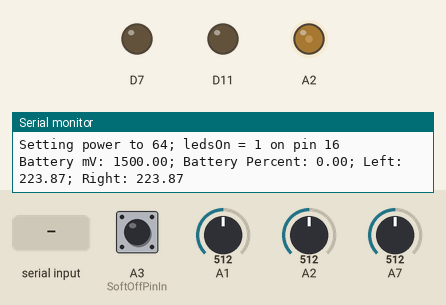
Simulated run of this sketch. Board: nRF52 board. Shown: output pins drawn as LEDs (lit = HIGH), the last lines printed to the serial monitor. Inputs (shaded band) come from the test bench; at power-on: A3 (SoftOffPinIn) HIGH, A1 = 512, A2 = 512, A7 = 512 (analog values on the 0–1023 scale). A phone connects over Bluetooth LE 3 s after start.

Above: at 1.4 s.
1.5 s: "90,45\n" received over Serial
At 3.2 s:
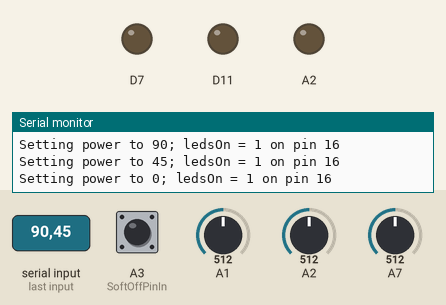
4.0 s: "B" received over the second serial link
At 4.4 s:
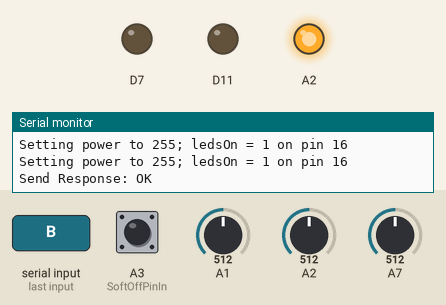
5.5 s: "30,150\n" received over Serial
At 6.3 s:
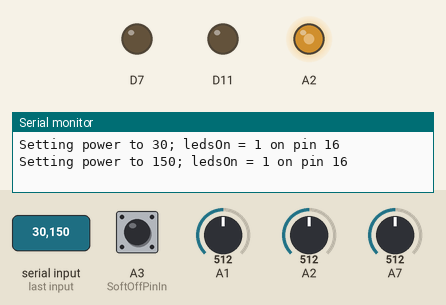
8.0 s: A3 (SoftOffPinIn) pulled LOW for 0.15 s
9.6 s: A3 (SoftOffPinIn) pulled LOW for 1 s
At 11.0 s:
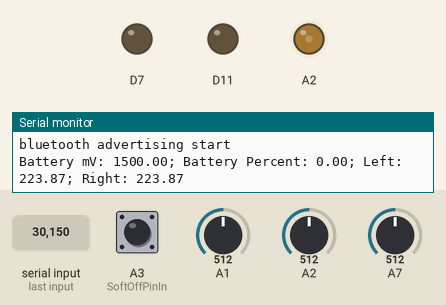
12.1 s: A3 (SoftOffPinIn) pulled LOW for 3.2 s
At 12.9 s:
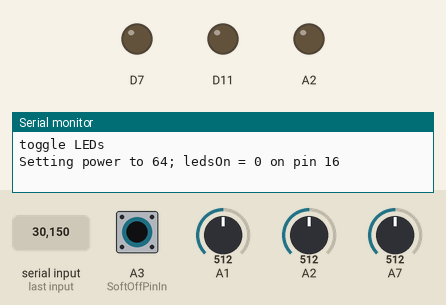
Timing chart, 0 to 15.1 s (numbered marks = the images above; inputs shaded):
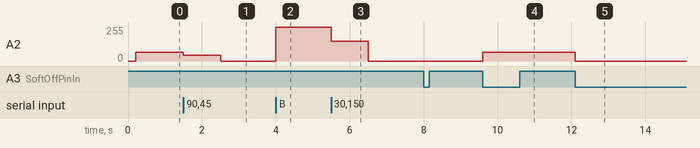

The sketch:

Annolight.arduino.ino
```cpp
#include <Arduino.h>
#include <bluefruit.h>

#include "Battery.h"
#include "GA1A12S202.h"
#include "LED.h"


/* ~~~~~~~~~~~~~~~~~~~
 * LEDS
 * ~~~~~~~~~~~~~~~~~~~
 */
LED *WhiteLEDs;
LED *RedLEDs;
LED *GreenLEDs;
LED *BlueLEDs;

/* ~~~~~~~~~~~~~~~~~~~
 * SENSOR/BATTERY
 * ~~~~~~~~~~~~~~~~~~~
 */
#define ANALOG_READ_MAX 4096 // 12-bit analog reads systemwide
#define ANALOG_READ_REF_MV 3000.0 // 3.0v internal analog reference
GA1A12S202 *LeftLightSensor;
GA1A12S202 *RightLightSensor;

Battery *Battery1;

/* ~~~~~~~~~~~~~~~~~~~
 * SOFTOFF/TOGGLE
 * ~~~~~~~~~~~~~~~~~~~
 */
unsigned long lastButt = millis();
unsigned long const debounceDelayMs = 100;
bool startAdvertisingToggle = false;
int SoftOffPinIn = A3;

/*
 * Toggle the status of the white LEDs. The RGB indicator LEDs are left alone
 * since they indicate that something needs attention. If we're turning the
 * white LEDs on again, start BT advertising as well (but don't call 'start'
 * here, you apparently can't do BT stuff from an interrupt handler.)
 */
void onSoftoffButton() {
  unsigned long now = millis();
  if ((now - lastButt) > debounceDelayMs) {
    if (Serial) Serial.println("toggle LEDs");
    lastButt = now;
    WhiteLEDs->toggle();
    if (WhiteLEDs->isOn()) {
      // Start advertising if the light was just turned on. Easier to do than
      // trying to create a "dual purpose" button with long presses, &c
      startAdvertisingToggle = true;
      // If the light was just turned on but there's not enough power to really
      // show that it's on, set a reasonable brightness
      if (WhiteLEDs->getPerceivedPower() < 5) {
        WhiteLEDs->setPerceivedPower(64);
      }
    }
  }
}

/* ~~~~~~~~~~~~~~~~~~~
 * BLUETOOTH
 * ~~~~~~~~~~~~~~~~~~~
 */
#define BLUETOOTH_NAME "Annolight"
#define MANUFACTURER_ID 0x0059
// 27fdf34a-5d09-4f85-9a03-6fba63f1a41c
uint8_t beaconUuid[16] = {
  0x27, 0xfd, 0xf3, 0x4a, 0x5d, 0x09, 0x4f, 0x85,
  0x9a, 0x03, 0x6f, 0xba, 0x63, 0xf1, 0xa4, 0x1c
};

BLEDis    bledis;  // Discovery service
BLEUart   bleuart; // Peripheral uart service handles commands from the client
BLEBas    blebas;  // Peripheral battery service
BLEBeacon beacon(beaconUuid, 0x0001, 0x0000, -54);

void onBluetoothConnect(uint16_t conn_handle) {
  char central_name[32] = { 0 };
  Bluefruit.Gap.getPeerName(conn_handle, central_name, sizeof(central_name));
  BlueLEDs->setPerceivedPower(16);
  BlueLEDs->on();
  if (Serial) {
    Serial.printf("Connected to %s\n", central_name);
    Serial.printf("%s\n", central_name);
  }
}

void onBluetoothDisconnect(uint16_t conn_handle, uint8_t reason) {
  BlueLEDs->off();
  if (Serial) Serial.println("bluetooth disconnect");
}

void onAdvertiseStop(void) {
  if (Serial) Serial.println("bluetooth advertising stop");
}

void advertiseStart(void) {
  if (startAdvertisingToggle) {
    if (Serial) Serial.println("unset startAdvertisingToggle");
    startAdvertisingToggle = false;
  }

  if (Bluefruit.Advertising.isRunning()) {
    if (Serial) Serial.println("already advertising");
    return;
  }

  if (Serial) Serial.println("bluetooth advertising start");
//  Bluefruit.Advertising.start(0); // 0 = Don't stop advertising
}

void onBleUartReceive() {
  if (bleuart.notifyEnabled()) {
    int command = bleuart.read();

    switch (command) {
      case 'B': {   // Set Brightness
          commandSetBrightness();
          break;
      }

      case 'L': {  // Toggle light sensors
          commandToggleLightSensors();
          break;
      }

      case 'F': {  // Shut off the white LEDs
          commandOff();
          break;
      }

      case 'N': {  // Turn on the white LEDs
          commandOn();
          break;
      }

      case 'P': {  // PARTY MODE!!
          commandPartyMode();
          break;
      }
    }
  }
}

/* ~~~~~~~~~~~~~~~~~~~
 * SETUP()
 * ~~~~~~~~~~~~~~~~~~~
 */
void setup() {
  Serial.begin(115200);
  analogReference(AR_INTERNAL_3_0);
  analogReadResolution(12);

//  PSELP=0


  // Let the ADC settle
  delay(100);

  WhiteLEDs = new LED(16, 64, false);
  RedLEDs   = new LED(15, 64, false);
  GreenLEDs = new LED(7,  64, false);
  BlueLEDs  = new LED(11, 64, false);

  Battery1 = new Battery(A7, ANALOG_READ_REF_MV, ANALOG_READ_MAX);
  LeftLightSensor  = new GA1A12S202(A1, GA1A12S202_LOG_LUX_MAX, ANALOG_READ_MAX);
  RightLightSensor = new GA1A12S202(A2, GA1A12S202_LOG_LUX_MAX, ANALOG_READ_MAX);

  // ~~~~~~~~~ BLUETOOTH SETUP ~~~~~~~~~ //
  Serial.println("bluetooth setup");
  BlueLEDs->setPerceivedPower(64);
  BlueLEDs->on();
  Bluefruit.begin();
  Bluefruit.autoConnLed(false);
  Bluefruit.setTxPower(0); // Set max power. Accepted values are: -40, -30, -20, -16, -12, -8, -4, 0, 4
  Bluefruit.setName(BLUETOOTH_NAME);
  Bluefruit.ScanResponse.addName();

  // Callbacks for Peripheral
  Bluefruit.setConnectCallback(onBluetoothConnect);
  Bluefruit.setDisconnectCallback(onBluetoothDisconnect);

  // Configure and Start Device Information Service
  bledis.setManufacturer("Adafruit Industries");
  bledis.setModel("Bluefruit Feather52");
  bledis.begin();

  // Bluetooth UART service config
  bleuart.begin();
  bleuart.setRxCallback(onBleUartReceive);

  // Start BLE Battery Service
  blebas.begin();
  Battery1->update();
  blebas.write(floor(Battery1->percent() + 0.5));

  // Bluetooth advertising config
  Bluefruit.Advertising.addFlags(BLE_GAP_ADV_FLAGS_LE_ONLY_GENERAL_DISC_MODE);
  Bluefruit.Advertising.addTxPower();
  Bluefruit.Advertising.addName();
  Bluefruit.Advertising.setStopCallback(onAdvertiseStop);
  Bluefruit.Advertising.restartOnDisconnect(true);
  Bluefruit.Advertising.setInterval(32, 244);    // in unit of 0.625 ms
  Bluefruit.Advertising.setFastTimeout(30);      // number of seconds in fast mode
  Bluefruit.Advertising.addService(bleuart);
  beacon.setManufacturer(MANUFACTURER_ID);
  Bluefruit.Advertising.setBeacon(beacon);

  // Start advertising on startup
  advertiseStart();

  Serial.println("bluetooth setup done");
  BlueLEDs->off();

  // For some reason this must appear after bluetooth setup, otherwise BT never starts
  Serial.println("attaching softoff pin interrupt");
  pinMode(SoftOffPinIn, INPUT_PULLUP);
  attachInterrupt(digitalPinToInterrupt(SoftOffPinIn), onSoftoffButton, FALLING);

  WhiteLEDs->on();
}

void commandSetBrightness() {
  if (Serial) Serial.println("Command: Set brightness");
  uint8_t pPower = bleuart.read();
  if (pPower == 0) {
    if (Serial) Serial.println("got perceived power of 0 from bluetooth, treating like commandOff()");
    WhiteLEDs->off();
  } else if (pPower < 0 || pPower > LED_MAX_PERCEIVED_POWER) {
    if (Serial) Serial.printf("bad perceived power setting from bluetooth: %d\n", pPower);
  } else {
    if (Serial) Serial.printf("got perceived power setting from bluetooth: %d\n", pPower);
    WhiteLEDs->setPerceivedPower(pPower);
    WhiteLEDs->on();
  }

  sendResponse("OK");
}

void commandOff() {
  if (Serial) Serial.println("Command: Off");
  WhiteLEDs->off();
  sendResponse("OK");
}

void commandOn() {
  if (Serial) Serial.println("Command: On");
  WhiteLEDs->on();
  sendResponse("OK");
}

void commandPartyMode() {
  if (Serial) Serial.println("Command: PARTY PARTY");
  // TODO
  sendResponse("OK");
}

void commandToggleLightSensors() {
  if (Serial) Serial.println("Command: Toggle light sensor compensation");
  // TODO
  sendResponse("OK");
}

void sendResponse(char const *response) {
  if (Serial) Serial.printf("Send Response: %s\n", response);
//  bleuart.write(response, strlen(response)*sizeof(char));
}

/* ~~~~~~~~~~~~~~~~~~~
 * MAIN LOOP
 * ~~~~~~~~~~~~~~~~~~~
 */
long previousMillis = 0;
const long interval = 5000;
void loop() {
  // wait for the signal to start advertising again
  if (startAdvertisingToggle) advertiseStart();

  unsigned long currentMillis = millis();
  if (previousMillis == 0 || currentMillis - previousMillis > interval) {
    previousMillis = currentMillis;

    Battery1->update();
    LeftLightSensor->update();
    RightLightSensor->update();

    Serial.print("Battery mV: ");
    Serial.print(Battery1->mV());
    Serial.print("; Battery Percent: ");
    Serial.print(Battery1->percent());

    Serial.print("; Left: ");
    Serial.print(LeftLightSensor->lux());
    Serial.print("; Right: ");
    Serial.println(RightLightSensor->lux());

    blebas.write(Battery1->percent());
  }

  if (Serial.available()) {
    int fromSerial = Serial.parseInt();
    if (fromSerial == -1) {
      startAdvertisingToggle = true;
    } else {
      WhiteLEDs->setPerceivedPower(fromSerial);
    }
  } else { }
}
```

Battery.cpp
```cpp
#include "Battery.h"

Battery::Battery(const byte _pin, const float _analogReadRefMv, const uint _analogReadMax) {
  if (Serial) Serial.printf("Initializing new battery on pin %d\n", _pin);

  pin = _pin;
  pinMode(pin, INPUT);
  mVPerLSB = _analogReadRefMv / (float)_analogReadMax;

  analogRead(pin);
  delay(100);
  update();
}

Battery::~Battery() {}

float Battery::mV() {
  return batteryMv;
}

float Battery::percent() {
  return mvToPercent(batteryMv);
}

void Battery::update() {
  batteryMv = (float)analogRead(pin) * mVPerLSB;
}

uint8_t Battery::mvToPercent(float mvolts) {
    if (mvolts >= 3000) return 100;
    else if (mvolts > 2900) return 100 - ((3000 - mvolts) * 58) / 100;
    else if (mvolts > 2740) return  42 - ((2900 - mvolts) * 24) / 160;
    else if (mvolts > 2440) return  18 - ((2740 - mvolts) * 12) / 300;
    else if (mvolts > 2100) return   6 - ((2440 - mvolts) *  6) / 340;
    else return 0;
}
```

Battery.h
```cpp
#ifndef BATTERY_H
#define BATTERY_H

#include <Arduino.h>

#define VBAT_MV_PER_LSB   (0.73242188F)   // 3.0V ADC range and 12-bit ADC resolution = 3000mV/4096
#define VBAT_DIVIDER      (0.71275837F)   // 2M + 0.806M voltage divider on VBAT = (2M / (0.806M + 2M))
#define VBAT_DIVIDER_COMP (1.403F)        // Compensation factor for the VBAT divider

class Battery {

  float mVPerLSB;
  float batteryMv;
  byte pin;

  uint8_t mvToPercent(float mvolts);

  public:
    Battery(const byte _pin, const float _analogReadRefMv, const uint _analogReadMax);
    ~Battery();
    float mV();
    float percent();
    void update();
};

#endif
```

GA1A12S202.cpp
```cpp
#include "GA1A12S202.h"

GA1A12S202::GA1A12S202(const byte _pin, const float _logLightRangeMax, const float _analogReadMax) {
  if (Serial) Serial.printf("Initializing new GA1A12S202 on pin %d\n", _pin);

  pin = _pin;
  pinMode(pin, INPUT);
  logLuxPerLSB = _logLightRangeMax / _analogReadMax;

  update();
}

GA1A12S202::~GA1A12S202() {
  // no-op
}

int GA1A12S202::raw() {
  return rawValue;
}

float GA1A12S202::lux() {
  return rawToLux(rawValue);
}

void GA1A12S202::update() {
  rawValue = analogRead(pin);
}

float GA1A12S202::rawToLux(int raw) {
  return pow(10, raw * logLuxPerLSB);
}
```

GA1A12S202.h
```cpp
#ifndef GA1A12S202_H
#define GA1A12S202_H

#include <Arduino.h>

#define GA1A12S202_LOG_LUX_MAX 4.7

class GA1A12S202 {
  private:
    byte pin;
    float logLuxPerLSB;
    int rawValue; // 0..4095

    float rawToLux(int raw);

  public:
    GA1A12S202(const byte _pin, const float _logLightRangeMax, const float _analogReadMax);
    ~GA1A12S202();
    int raw();
    float lux();
    void update();
};

#endif
```

LED.cpp
```cpp
#include "LED.h"

LED::LED(const byte _pin, uint8_t _initialPerceivedPower, bool _isInitiallyOn) {
  if (Serial) Serial.printf("Initializing new LED on pin %d\n", _pin);

  pin = _pin;
  ledsOn = _isInitiallyOn;
  currentPerceivedPower = _initialPerceivedPower;
  pinMode(pin, OUTPUT);
  write();
}

LED::~LED() {
  // no-op
}

void LED::toggle() {
  ledsOn = !ledsOn;
  write();
}

bool LED::isOn() {
  return ledsOn;
}

void LED::on() {
  ledsOn = true;
  write();
}

void LED::off() {
  ledsOn = false;
  write();
}

uint8_t LED::getPerceivedPower() {
  return currentPerceivedPower;
}

void LED::setPerceivedPower(uint8_t power) {
  currentPerceivedPower = power;
  write();
}

void LED::setPower(uint8_t power) {
  currentPerceivedPower = pgm_read_byte(&gammaLUT[power]);
  write();
}

void LED::write() {
  if (Serial) Serial.printf("Setting power to %d; ledsOn = %d on pin %d\n", currentPerceivedPower, ledsOn, pin);
  analogWrite(pin, ledsOn * currentPerceivedPower);
}
```

Source omitted: LED.h (data table, 1951 bytes)

Measured:
- after the input at 1.5 s, A2: 64/255 → 45/255 at once, → 0/255 1.0 s later
- after the input at 4.0 s, A2: 0/255 → 255/255 at once
- after the input at 5.5 s, A2: 255/255 → 150/255 at once, → 0/255 1.0 s later
- after the input at 9.6 s, A2: 0/255 → 64/255 at once
- after the input at 12.1 s, A2: 64/255 → 0/255 at once
